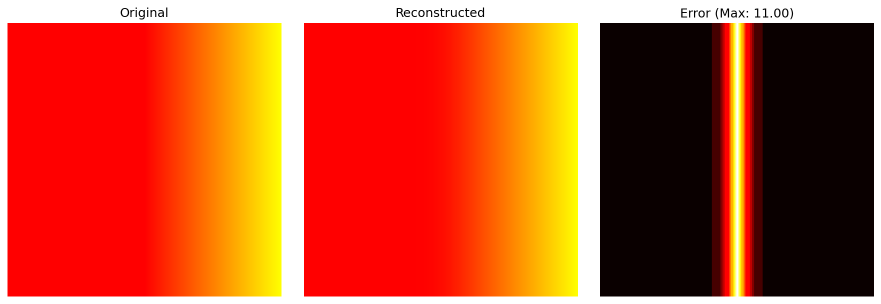
#> input picture hw2/reconstruction_test.png, 1762 x 608 px (shown at 1/2 size)
$ python -i test_laplacian_pyramid.py   (imports and definitions only)   (older library calls are emulated)
#> lines starting #> are read from the running program, lines starting #| are printed output that depends on the picture
#> further down, picture is the input picture: shape (608, 1762, 3); mean B, G, R 41.3, 79.3, 194.5
"""
测试拉普拉斯金字塔实现的正确性
"""

import cv2
import numpy as np
from laplacian_pyramid_fusion import LaplacianPyramid
import time
from laplacian_pyramid_fusion import create_vertical_split_mask


# [131 lines left out: functions test_gaussian_pyramid, test_laplacian_pyramid, test_reconstruction, test_image_fusion, not called in this run]


def _to_gray_float(img: np.ndarray) -> np.ndarray:
    if img.ndim == 3:
        g = cv2.cvtColor(img, cv2.COLOR_BGR2GRAY)
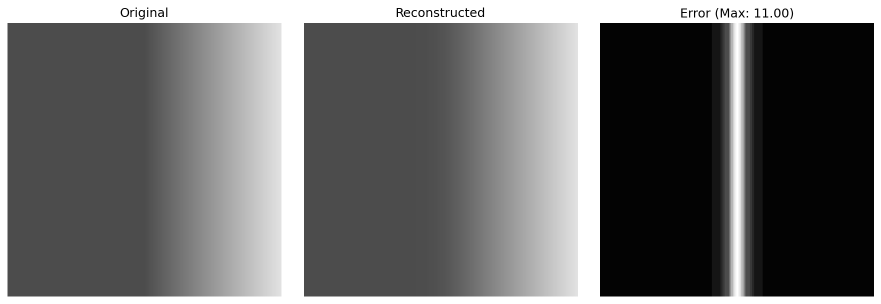
#> g: shape (608, 1762) (shown at 1/2 size); min 0, max 255, mean 109.4
    else:
        g = img
    return g.astype(np.float32) / 255.0


def _grad_mag(img: np.ndarray) -> np.ndarray:
    g = _to_gray_float(img)
    gx = cv2.Sobel(g, cv2.CV_32F, 1, 0, ksize=3)
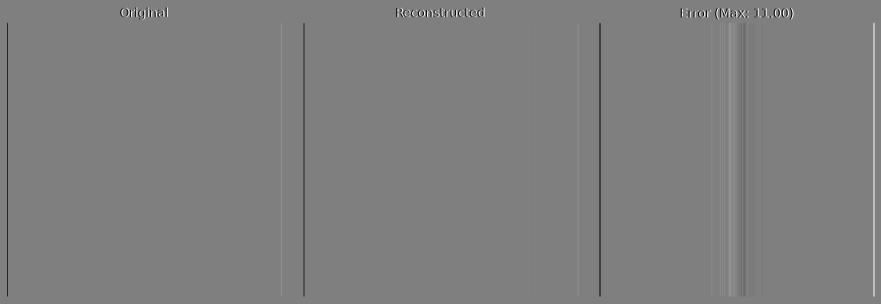
#> gx: shape (608, 1762) float32 (shown at 1/2 size); min -4, max 4, mean -1.92e-10; drawn with min black and max white
    gy = cv2.Sobel(g, cv2.CV_32F, 0, 1, ksize=3)
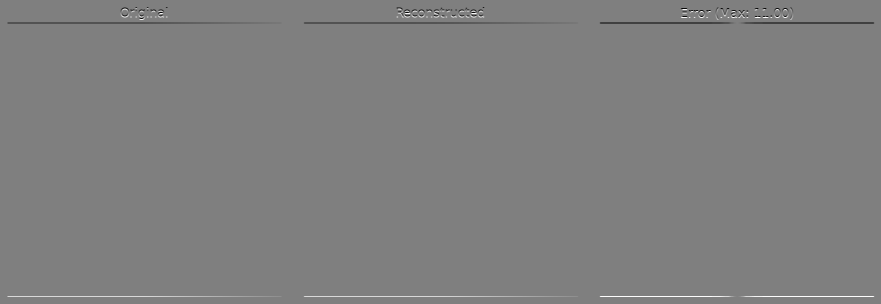
#> gy: shape (608, 1762) float32 (shown at 1/2 size); min -4, max 4, mean 0; drawn with min black and max white
    return np.sqrt(g * 0 + gx * gx + gy * gy)
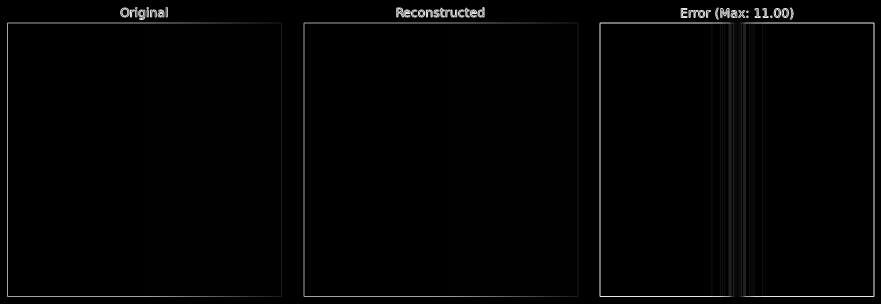
#> returned value: shape (608, 1762) float32 (shown at 1/2 size); min 0, max 4.3, mean 0.0601; drawn with min black and max white


# [197 lines left out: functions _seam_band, test_seam_energy_reduction, test_edge_cases, test_performance, test_different_levels, run_all_tests, not called in this run]


# [7 lines not run here, left out]

>>> import cv2
>>> picture = cv2.imread('reconstruction_test.png')
>>> result = _grad_mag(picture)

$ run again, on hw2/real_circular_panel.png
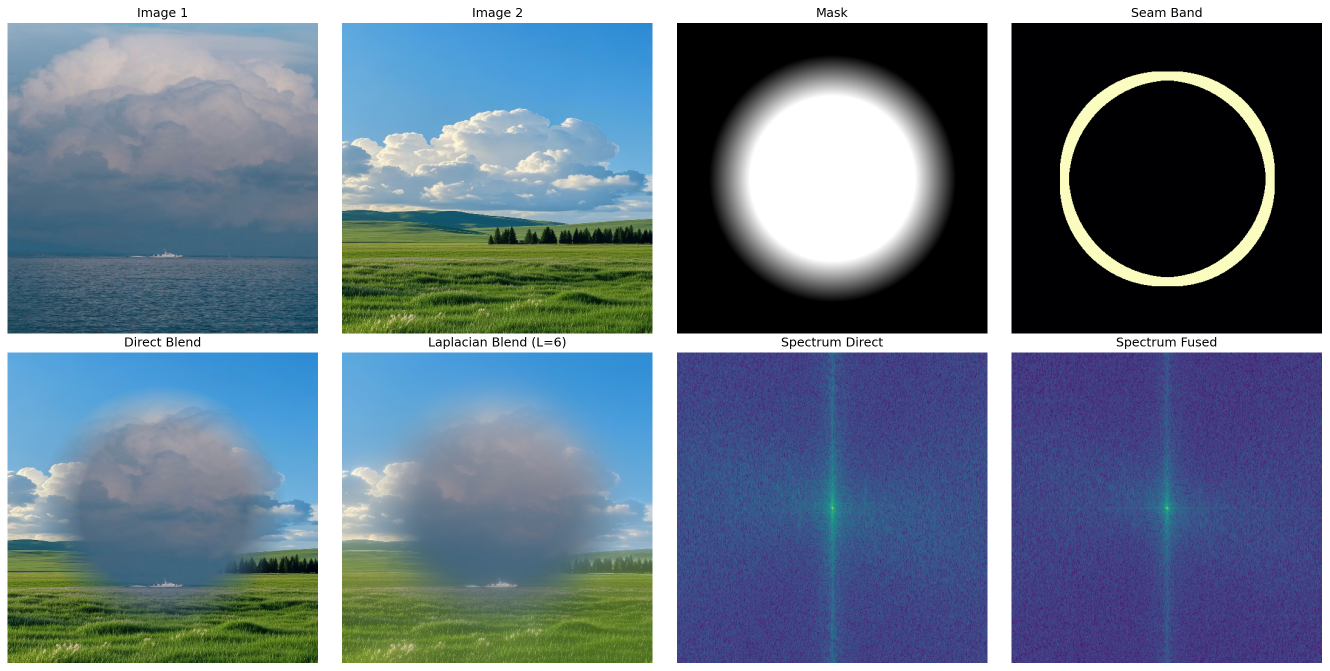
#> input picture hw2/real_circular_panel.png, 2659 x 1341 px (shown at 1/2 size)
#> picture is the input picture: shape (1341, 2659, 3); mean B, G, R 136.4, 119.8, 103.2
#> in _grad_mag, `gy = cv2.Sobel(g, cv2.CV_32F, 0, 1, ksize=3)`:
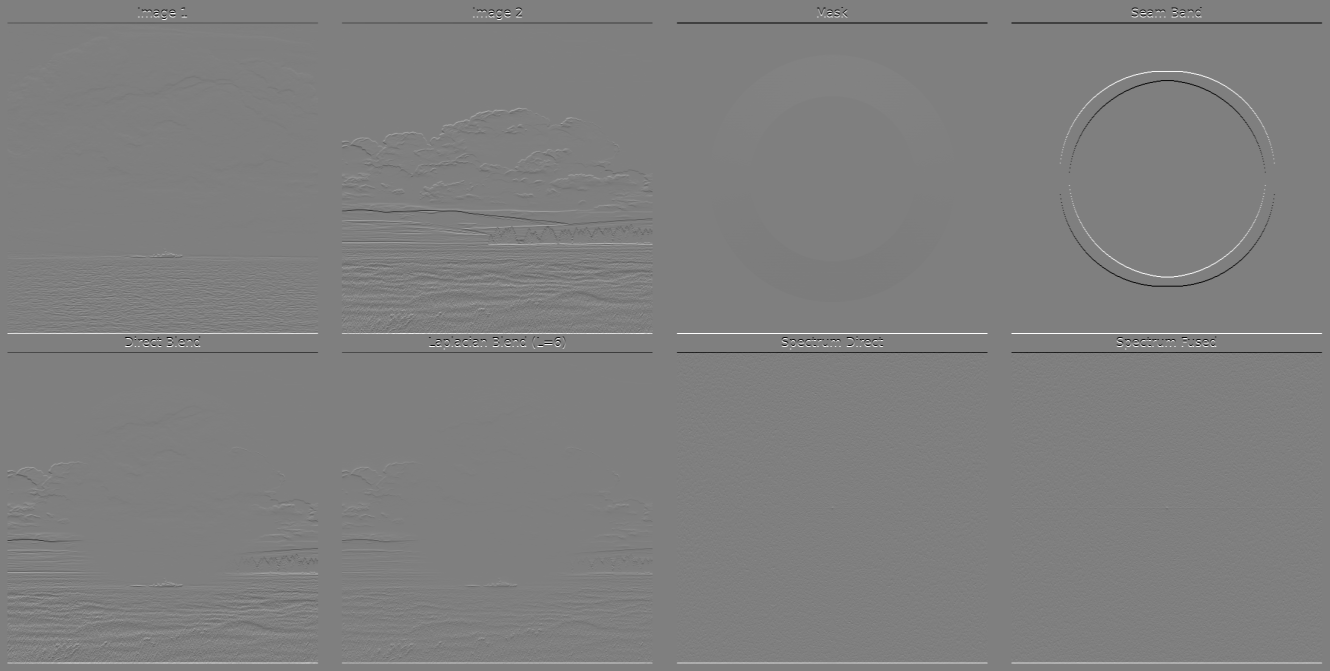
#> gy: shape (1341, 2659) float32 (shown at 1/2 size); min -4, max 4, mean 3.56e-09; drawn with min black and max white
#> in _grad_mag, `return np.sqrt(g * 0 + gx * gx + gy * gy)`:
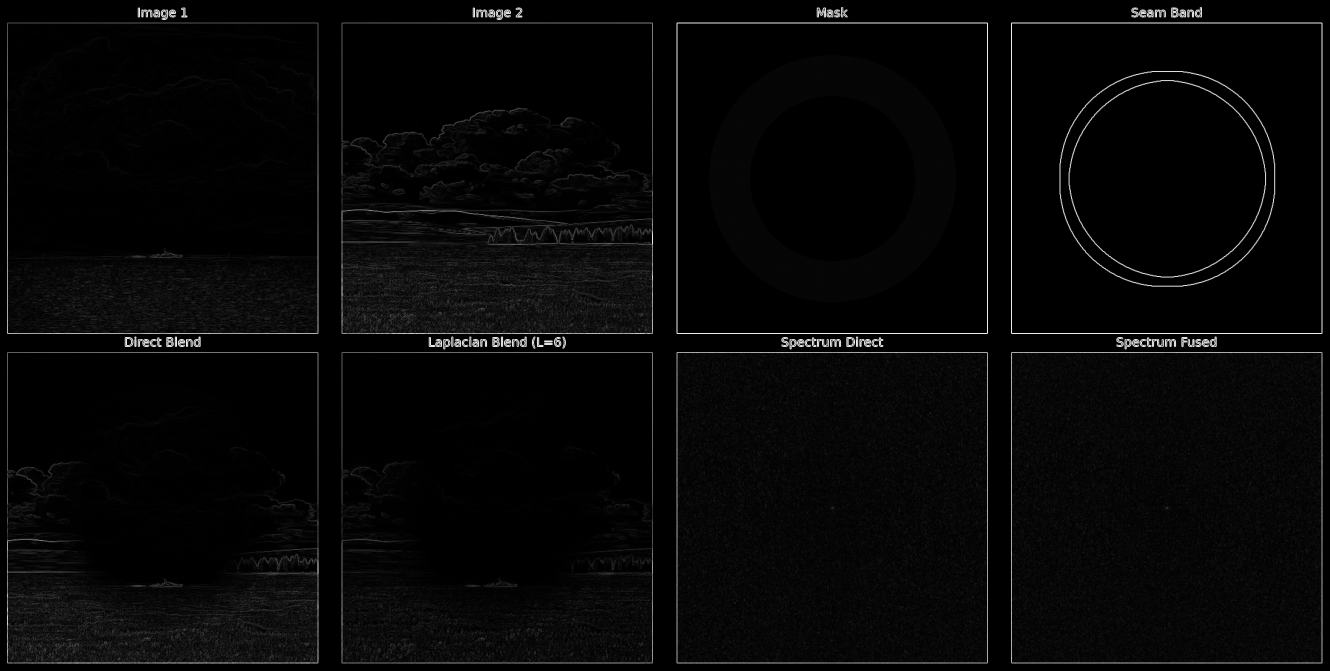
#> returned value: shape (1341, 2659) float32 (shown at 1/2 size); min 0, max 4.31, mean 0.121; drawn with min black and max white

$ run again, on hw2/real_gradient_panel.png
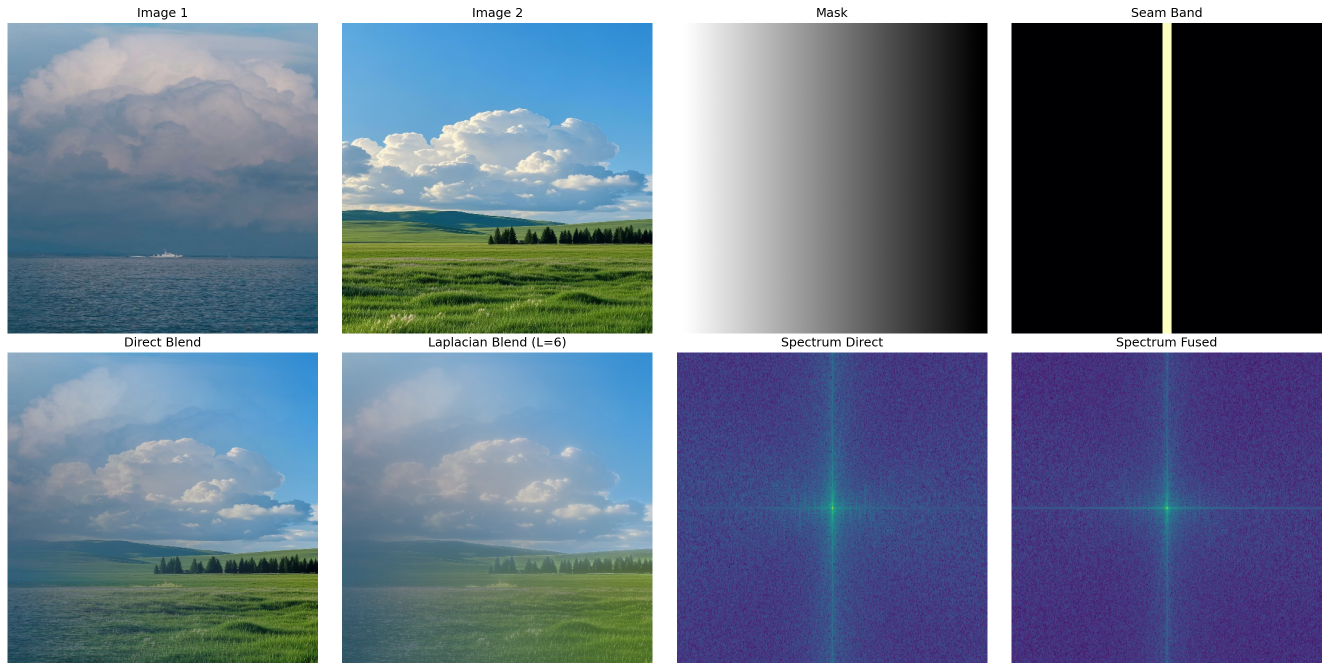
#> input picture hw2/real_gradient_panel.png, 2659 x 1341 px (shown at 1/2 size)
#> picture is the input picture: shape (1341, 2659, 3); mean B, G, R 140, 121, 107.7
#> in _grad_mag, `gx = cv2.Sobel(g, cv2.CV_32F, 1, 0, ksize=3)`:
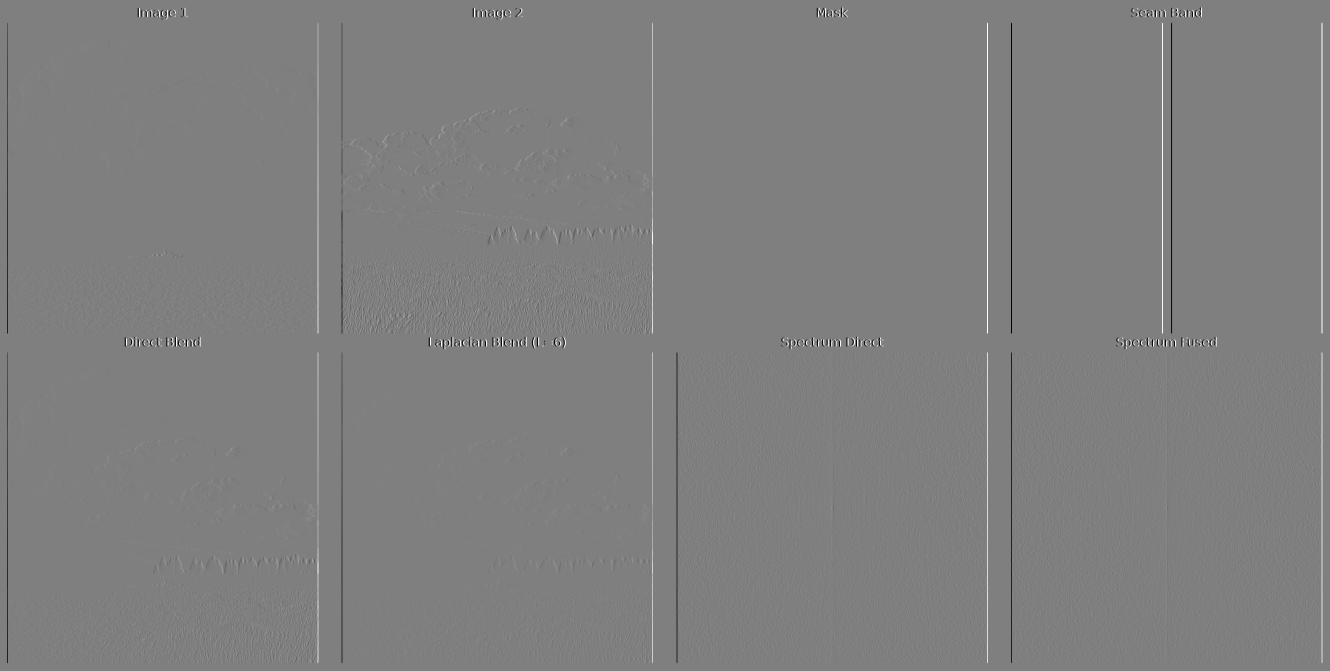
#> gx: shape (1341, 2659) float32 (shown at 1/2 size); min -4, max 4, mean 7.49e-12; drawn with min black and max white
#> in _grad_mag, `return np.sqrt(g * 0 + gx * gx + gy * gy)`:
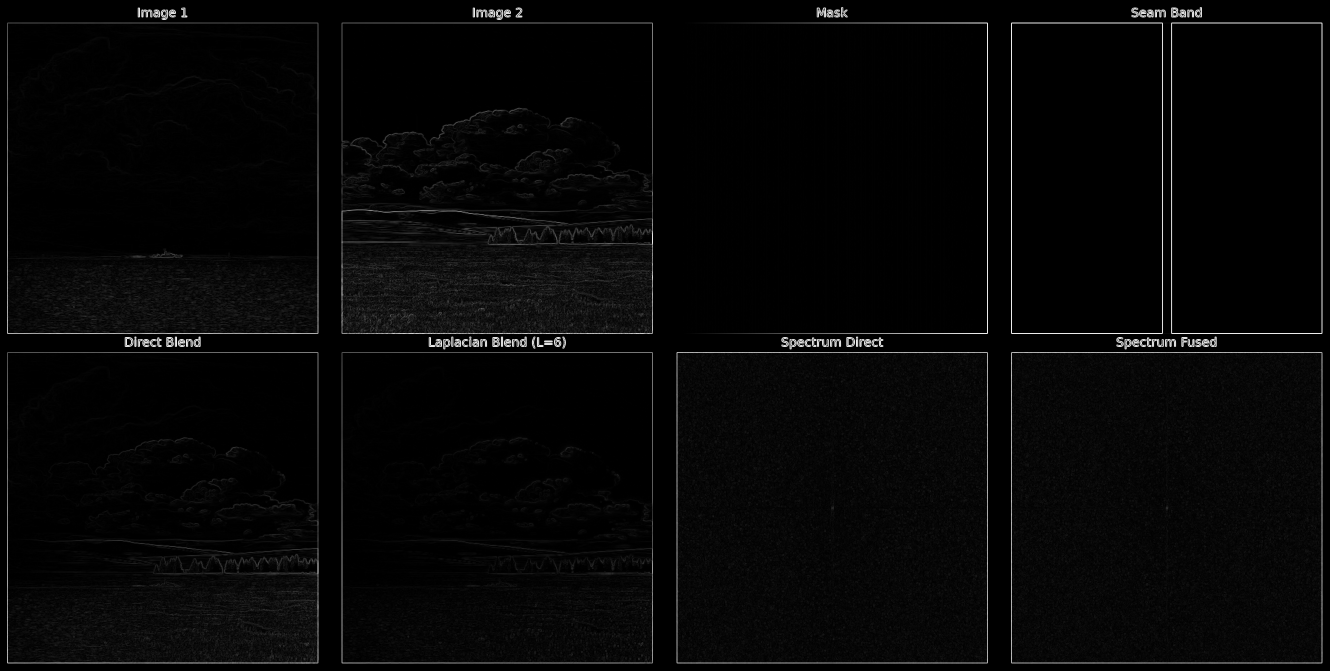
#> returned value: shape (1341, 2659) float32 (shown at 1/2 size); min 0, max 4.31, mean 0.111; drawn with min black and max white
